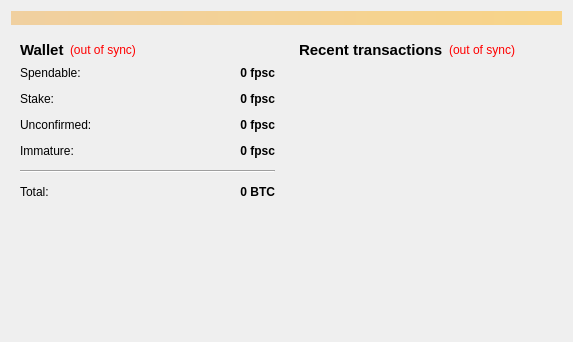
<?xml version="1.0" encoding="UTF-8"?>
<ui version="4.0">
 <class>OverviewPage</class>
 <widget class="QWidget" name="OverviewPage">
  <property name="geometry">
   <rect>
    <x>0</x>
    <y>0</y>
    <width>573</width>
    <height>342</height>
   </rect>
  </property>
  <property name="windowTitle">
   <string>Form</string>
  </property>
  <layout class="QVBoxLayout" name="topLayout">
   <item>
    <widget class="QLabel" name="labelAlerts">
     <property name="visible">
      <bool>false</bool>
     </property>
     <property name="styleSheet">
      <string notr="true">background-color: qlineargradient(x1: 0, y1: 0, x2: 1, y2: 0, stop:0 #F0D0A0, stop:1 #F8D488);  color:#000000
</string>
     </property>
     <property name="wordWrap">
      <bool>true</bool>
     </property>
     <property name="margin">
      <number>3</number>
     </property>
    </widget>
   </item>
   <item>
    <layout class="QHBoxLayout" name="horizontalLayout" stretch="1,1">
     <item>
      <layout class="QVBoxLayout" name="verticalLayout_2">
       <item>
        <widget class="QWidget" name="widget" native="true">
         <layout class="QVBoxLayout" name="verticalLayout_4">
          <item>
           <layout class="QHBoxLayout" name="horizontalLayout_4">
            <item>
             <widget class="QLabel" name="label_5">
              <property name="font">
               <font>
                <pointsize>11</pointsize>
                <weight>75</weight>
                <bold>true</bold>
               </font>
              </property>
              <property name="text">
               <string>Wallet</string>
              </property>
             </widget>
            </item>
            <item>
             <widget class="QLabel" name="labelWalletStatus">
              <property name="toolTip">
               <string>The displayed information may be out of date. Your wallet automatically synchronizes with the fpsbetcoin network after a connection is established, but this process has not completed yet.</string>
              </property>
              <property name="styleSheet">
               <string notr="true">QLabel { color: red; }</string>
              </property>
              <property name="text">
               <string notr="true">(out of sync)</string>
              </property>
              <property name="alignment">
               <set>Qt::AlignLeading|Qt::AlignLeft|Qt::AlignVCenter</set>
              </property>
             </widget>
            </item>
            <item>
             <spacer name="horizontalSpacer_2">
              <property name="orientation">
               <enum>Qt::Horizontal</enum>
              </property>
              <property name="sizeHint" stdset="0">
               <size>
                <width>40</width>
                <height>20</height>
               </size>
              </property>
             </spacer>
            </item>
           </layout>
          </item>
          <item>
           <layout class="QFormLayout" name="formLayout_2">
            <property name="fieldGrowthPolicy">
             <enum>QFormLayout::AllNonFixedFieldsGrow</enum>
            </property>
            <property name="horizontalSpacing">
             <number>12</number>
            </property>
            <property name="verticalSpacing">
             <number>12</number>
            </property>
            <item row="0" column="0">
             <widget class="QLabel" name="label">
              <property name="text">
               <string>Spendable:</string>
              </property>
             </widget>
            </item>
            <item row="0" column="1">
             <widget class="QLabel" name="labelBalance">
              <property name="font">
               <font>
                <weight>75</weight>
                <bold>true</bold>
               </font>
              </property>
              <property name="cursor">
               <cursorShape>IBeamCursor</cursorShape>
              </property>
              <property name="toolTip">
               <string>Your current spendable balance</string>
              </property>
              <property name="text">
               <string notr="true">0 fpsc</string>
              </property>
              <property name="alignment">
               <set>Qt::AlignRight|Qt::AlignTrailing|Qt::AlignVCenter</set>
              </property>
              <property name="textInteractionFlags">
               <set>Qt::LinksAccessibleByMouse|Qt::TextSelectableByKeyboard|Qt::TextSelectableByMouse</set>
              </property>
             </widget>
            </item>
            <item row="1" column="0">
             <widget class="QLabel" name="label_6">
              <property name="text">
               <string>Stake:</string>
              </property>
             </widget>
            </item>
            <item row="1" column="1">
             <widget class="QLabel" name="labelStake">
              <property name="font">
               <font>
                <weight>75</weight>
                <bold>true</bold>
               </font>
              </property>
              <property name="cursor">
               <cursorShape>IBeamCursor</cursorShape>
              </property>
              <property name="toolTip">
               <string>Total of coins that was staked, and do not yet count toward the current balance</string>
              </property>
              <property name="text">
               <string notr="true">0 fpsc</string>
              </property>
              <property name="alignment">
               <set>Qt::AlignRight|Qt::AlignTrailing|Qt::AlignVCenter</set>
              </property>
              <property name="textInteractionFlags">
               <set>Qt::LinksAccessibleByMouse|Qt::TextSelectableByKeyboard|Qt::TextSelectableByMouse</set>
              </property>
             </widget>
            </item>
            <item row="2" column="0">
             <widget class="QLabel" name="label_3">
              <property name="text">
               <string>Unconfirmed:</string>
              </property>
             </widget>
            </item>
            <item row="2" column="1">
             <widget class="QLabel" name="labelUnconfirmed">
              <property name="font">
               <font>
                <weight>75</weight>
                <bold>true</bold>
               </font>
              </property>
              <property name="cursor">
               <cursorShape>IBeamCursor</cursorShape>
              </property>
              <property name="toolTip">
               <string>Total of transactions that have yet to be confirmed, and do not yet count toward the current balance</string>
              </property>
              <property name="text">
               <string notr="true">0 fpsc</string>
              </property>
              <property name="alignment">
               <set>Qt::AlignRight|Qt::AlignTrailing|Qt::AlignVCenter</set>
              </property>
              <property name="textInteractionFlags">
               <set>Qt::LinksAccessibleByMouse|Qt::TextSelectableByKeyboard|Qt::TextSelectableByMouse</set>
              </property>
             </widget>
            </item>
            <item row="3" column="0">
             <widget class="QLabel" name="labelImmatureText">
              <property name="text">
               <string>Immature:</string>
              </property>
             </widget>
            </item>
            <item row="3" column="1">
             <widget class="QLabel" name="labelImmature">
              <property name="font">
               <font>
                <weight>75</weight>
                <bold>true</bold>
               </font>
              </property>
              <property name="toolTip">
               <string>Mined balance that has not yet matured</string>
              </property>
              <property name="text">
               <string notr="true">0 fpsc</string>
              </property>
              <property name="alignment">
               <set>Qt::AlignRight|Qt::AlignTrailing|Qt::AlignVCenter</set>
              </property>
              <property name="textInteractionFlags">
               <set>Qt::LinksAccessibleByMouse|Qt::TextSelectableByKeyboard|Qt::TextSelectableByMouse</set>
              </property>
             </widget>
            </item>
            <item row="4" column="0" colspan="2">
             <widget class="Line" name="line">
              <property name="orientation">
               <enum>Qt::Horizontal</enum>
              </property>
             </widget>
            </item>
            <item row="5" column="0">
             <widget class="QLabel" name="labelTotalText">
              <property name="text">
               <string>Total:</string>
              </property>
             </widget>
            </item>
            <item row="5" column="1">
             <widget class="QLabel" name="labelTotal">
              <property name="font">
               <font>
                <weight>75</weight>
                <bold>true</bold>
               </font>
              </property>
              <property name="cursor">
               <cursorShape>IBeamCursor</cursorShape>
              </property>
              <property name="toolTip">
               <string>Your current total balance</string>
              </property>
              <property name="text">
               <string notr="true">0 BTC</string>
              </property>
              <property name="alignment">
               <set>Qt::AlignRight|Qt::AlignTrailing|Qt::AlignVCenter</set>
              </property>
              <property name="textInteractionFlags">
               <set>Qt::LinksAccessibleByMouse|Qt::TextSelectableByKeyboard|Qt::TextSelectableByMouse</set>
              </property>
             </widget>
            </item>
           </layout>
          </item>
         </layout>
        </widget>
       </item>
       <item>
        <spacer name="verticalSpacer">
         <property name="orientation">
          <enum>Qt::Vertical</enum>
         </property>
         <property name="sizeHint" stdset="0">
          <size>
           <width>20</width>
           <height>40</height>
          </size>
         </property>
        </spacer>
       </item>
      </layout>
     </item>
     <item>
      <layout class="QVBoxLayout" name="verticalLayout_3">
       <item>
        <widget class="QWidget" name="widget_2" native="true">
         <layout class="QVBoxLayout" name="verticalLayout">
          <item>
           <layout class="QHBoxLayout" name="horizontalLayout_2">
            <item>
             <widget class="QLabel" name="label_4">
              <property name="font">
               <font>
                <pointsize>11</pointsize>
                <weight>75</weight>
                <bold>true</bold>
               </font>
              </property>
              <property name="text">
               <string>&lt;b&gt;Recent transactions&lt;/b&gt;</string>
              </property>
             </widget>
            </item>
            <item>
             <widget class="QLabel" name="labelTransactionsStatus">
              <property name="toolTip">
               <string>The displayed information may be out of date. Your wallet automatically synchronizes with the fpsbetcoin network after a connection is established, but this process has not completed yet.</string>
              </property>
              <property name="styleSheet">
               <string notr="true">QLabel { color: red; }</string>
              </property>
              <property name="text">
               <string notr="true">(out of sync)</string>
              </property>
              <property name="alignment">
               <set>Qt::AlignRight|Qt::AlignTrailing|Qt::AlignVCenter</set>
              </property>
             </widget>
            </item>
            <item>
             <spacer name="horizontalSpacer">
              <property name="orientation">
               <enum>Qt::Horizontal</enum>
              </property>
              <property name="sizeHint" stdset="0">
               <size>
                <width>40</width>
                <height>20</height>
               </size>
              </property>
             </spacer>
            </item>
           </layout>
          </item>
          <item>
           <widget class="QListView" name="listTransactions">
            <property name="styleSheet">
             <string notr="true">QListView { background: transparent; }</string>
            </property>
            <property name="frameShape">
             <enum>QFrame::NoFrame</enum>
            </property>
            <property name="verticalScrollBarPolicy">
             <enum>Qt::ScrollBarAlwaysOff</enum>
            </property>
            <property name="horizontalScrollBarPolicy">
             <enum>Qt::ScrollBarAlwaysOff</enum>
            </property>
            <property name="selectionMode">
             <enum>QAbstractItemView::NoSelection</enum>
            </property>
           </widget>
          </item>
         </layout>
        </widget>
       </item>
      </layout>
     </item>
    </layout>
   </item>
  </layout>
 </widget>
 <resources/>
 <connections/>
</ui>
